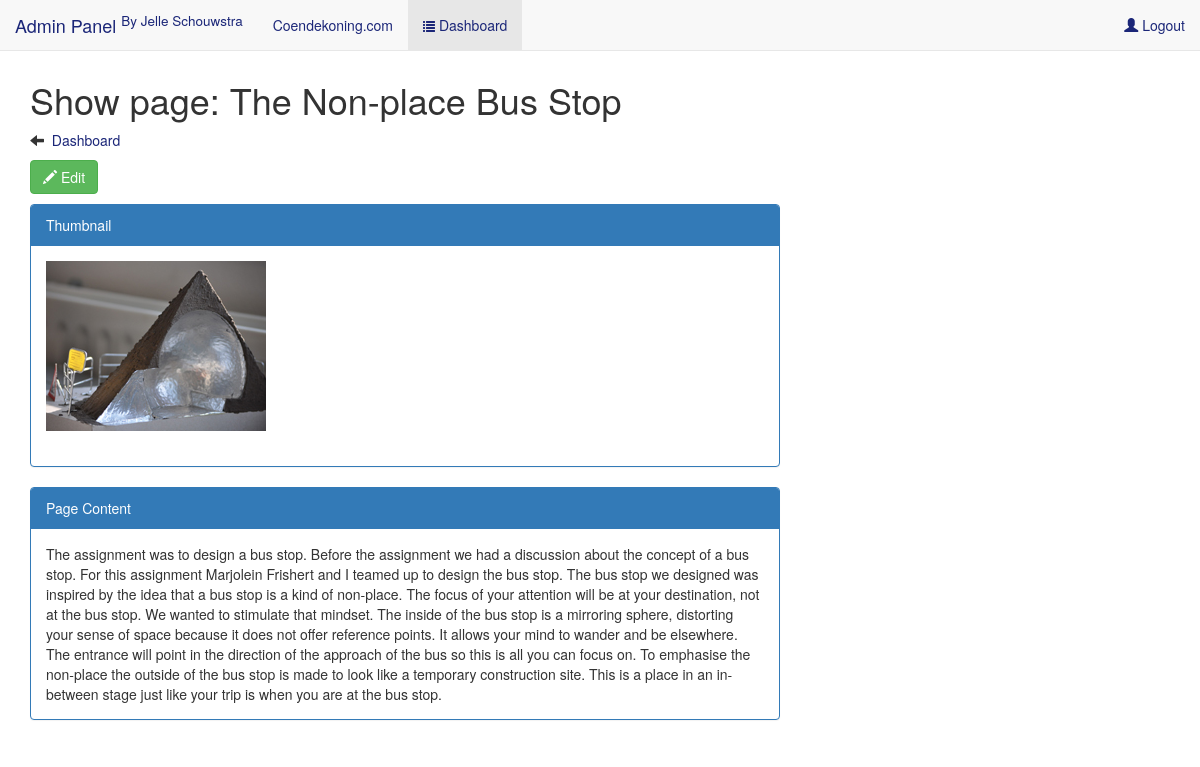
Page /admin/index.php?view=show_page&id=1 (signed in) on the committed database.
### tables this page shows
CREATE TABLE IF NOT EXISTS `pages` (
  `id` int(255) NOT NULL,
  `name` varchar(255) NOT NULL,
  `content` mediumtext NOT NULL,
  `active` int(11) NOT NULL DEFAULT '1' COMMENT 'visible true/false',
  `thumbnail` varchar(255) NOT NULL
);

### admin/model/Page.php (called while the page is built, shortened)
<?php
class Page {
    public function getCurrentPage( $db,$pageID ) {
        $stmt = $db->prepare( "SELECT id, name, content, thumbnail FROM pages WHERE id = ?" );
        $stmt->bind_param("i",$pageID);
        $stmt->execute();
        $stmt->bind_result($id,$name,$content,$thumbnail);
        $result = $stmt->get_result();
        return $result;
    }
}
?>

### admin/view/show_page.php (the view, shortened to what this page needs)
<?php
$page = new Page($db);
$pageID = $_REQUEST['id'];
$getPage = $page->getCurrentPage($db,$pageID);
while($row = $getPage->fetch_assoc()){
	echo "<h1>Show page: " .$row['name']. "</h1>";
	echo "<p><span class=\"glyphicon glyphicon-arrow-left\"><a href=\"index.php?view=dashboard\"></span>&nbsp; Dashboard</a></p>";
	echo "<p><a href=\"index.php?view=edit_page&id=".$row['id']."\"><span class=\"btn btn-success\"><span class=\"glyphicon glyphicon-pencil\"></span><span>&nbsp;Edit</span></span></a></p>";
	echo "<div class=\"row\">";
		echo "<div class=\"col-lg-8\">";
			echo "<div class=\"panel panel-primary\">";
				echo "<div class=\"panel-heading\">Thumbnail</div>";
					echo "<div class=\"panel-body\">";
						echo ($row['thumbnail'] ?"<div><img src=".$row['thumbnail']."></div> </br>" : "<span style=\"font-size:80px;\" class=\"glyphicon glyphicon-picture\"></span></br>No image available </br>");
				echo "</div>";
			echo "</div>";
		echo "</div>";
	echo "</div>";
}
?>
<div class="row">
<div class="col-lg-8">
		<div class="panel panel-primary">
			<div class="panel-heading">Page Content</div>
			<div class="panel-body">
				<?php
				$currentPage = $page->getCurrentPage( $db,$pageID );
				while($row = $currentPage->fetch_assoc()) {
					echo htmlspecialchars_decode($row['content']);
				}
				?>
			</div>
		</div>
</div>
</div>

### admin/asset/css/login.css (style rules this page uses)
body { padding-top: 40px; padding-bottom: 40px; background-color: #eee; }

### admin/asset/css/custom.css (style rules this page uses)
body { background-color:white ; }
a:link,a:visited,a:hover { color: #1b2678 !important; }

### rows in the picture
pages: name "The Non-place Bus Stop", thumbnail (picture), content "The assignment was to design a bus stop. Before the assignment we had a discussion about the concept of a bus stop. For this assignment Marjolein Frishert and I teamed up to design the bus stop. The bus stop we designed was inspired by the idea that a bus stop is a kind of non-place. The focus of your attention will be at your destination, not at the bus stop. We wanted to stimulate that mindset. The inside of the bus stop is a mirroring sphere, distorting your sense of space because it does not offer reference points. It allows your mind to wander and be elsewhere. The entrance will point in the direction of the approach of the bus so this is all you can focus on. To emphasise the…"
